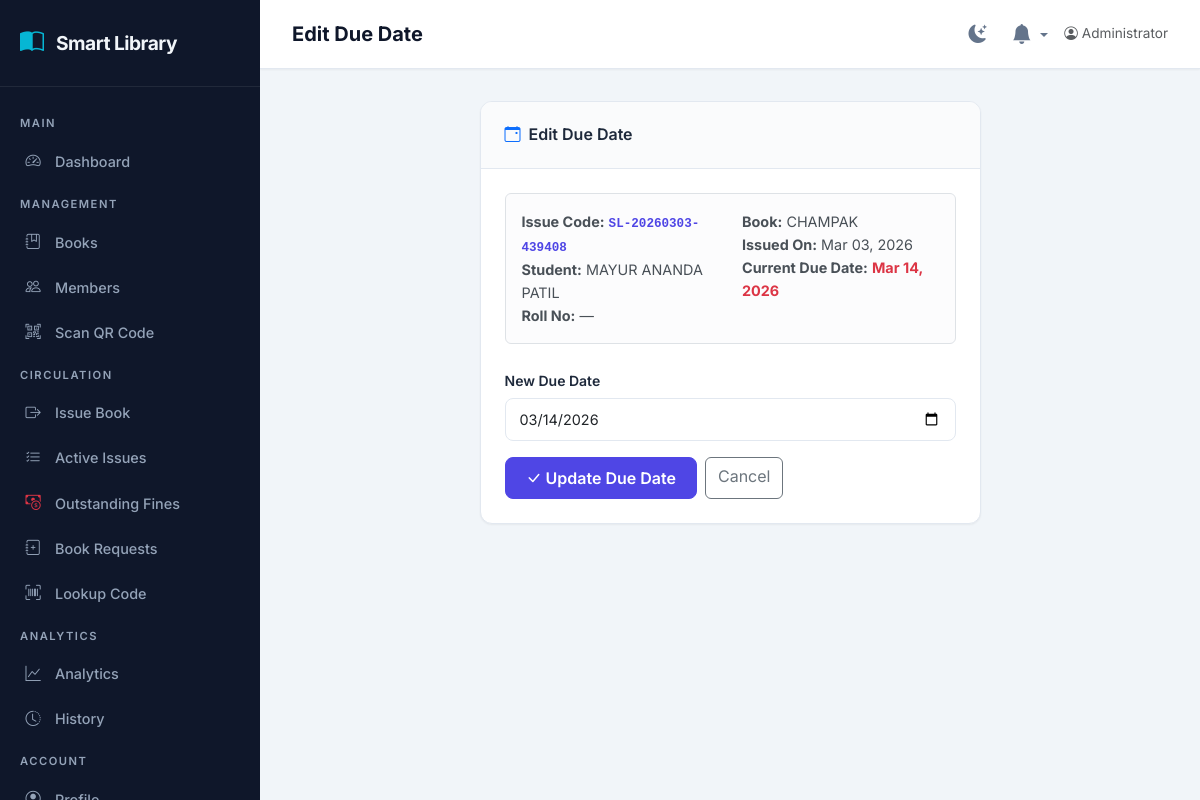
Page /admin/edit-due-date/3 (signed in) on the committed database.
### app/models.py (models this page shows, shortened)
class User(UserMixin, db.Model):
    __tablename__ = 'users'
    id = db.Column(db.Integer, primary_key=True)
    name = db.Column(db.String(120), nullable=False)
    email = db.Column(db.String(120), unique=True, nullable=False, index=True)
    password_hash = db.Column(db.String(256), nullable=False)
    role = db.Column(db.String(20), nullable=False, default='user', index=True)
    status = db.Column(db.String(20), nullable=False, default='active', index=True)
    created_at = db.Column(db.DateTime, nullable=False, default=datetime.utcnow)
    last_active_at = db.Column(db.DateTime, nullable=True)
    roll_number = db.Column(db.String(50), nullable=True, index=True)
    phone = db.Column(db.String(20), nullable=True)
    division = db.Column(db.String(20), nullable=True)
    department = db.Column(db.String(100), nullable=True)
    semester = db.Column(db.Integer, nullable=True)
    issued_books = db.relationship('IssuedBook', backref='user', lazy='dynamic')
    saved_books = db.relationship('SavedBook', backref='user', lazy='dynamic', cascade='all, delete-orphan')
    reviews = db.relationship('Review', backref='user', lazy='dynamic', cascade='all, delete-orphan')
    book_requests = db.relationship('BookRequest', backref='requester', lazy='dynamic', cascade='all, delete-orphan')
    @property
    def is_admin(self):
        return self.role and self.role.strip().lower() == 'admin'

class IssuedBook(db.Model):
    __tablename__ = 'issued_books'
    id = db.Column(db.Integer, primary_key=True)
    issue_code = db.Column(db.String(20), unique=True, nullable=False, index=True)
    user_id = db.Column(db.Integer, db.ForeignKey('users.id'), nullable=False, index=True)
    book_id = db.Column(db.Integer, db.ForeignKey('books.id'), nullable=False, index=True)
    copy_id = db.Column(db.Integer, db.ForeignKey('book_copies.id'), nullable=True, index=True)
    issue_date = db.Column(db.DateTime, nullable=False, default=datetime.utcnow)
    due_date = db.Column(db.DateTime, nullable=False, index=True)
    return_date = db.Column(db.DateTime, nullable=True)
    status = db.Column(db.String(20), nullable=False, default='issued', index=True)
    fine_amount = db.Column(db.Float, nullable=False, default=0.0)
    fine_paid = db.Column(db.Boolean, nullable=False, default=False)
    notified_due_soon = db.Column(db.Boolean, nullable=False, default=False)

class Book(db.Model):
    __tablename__ = 'books'
    id = db.Column(db.Integer, primary_key=True)
    access_number = db.Column(db.String(50), nullable=True, index=True)
    title = db.Column(db.String(255), nullable=False, index=True)
    author = db.Column(db.String(255), nullable=False, index=True)
    category = db.Column(db.String(100), nullable=False, index=True)
    publication = db.Column(db.String(255), nullable=False, default='Unknown')
    total_copies = db.Column(db.Integer, nullable=False, default=1)
    available_copies = db.Column(db.Integer, nullable=False, default=1)
    image_url = db.Column(db.String(500), nullable=True)  # Cloudinary secure URL
    image_public_id = db.Column(db.String(255), nullable=True)  # For deleting/replacing images
    created_at = db.Column(db.DateTime, nullable=False, default=datetime.utcnow)
    copies = db.relationship('BookCopy', backref='book', lazy='dynamic', cascade='all, delete-orphan')
    issued_records = db.relationship('IssuedBook', backref='book', lazy='dynamic')
    saved_by = db.relationship('SavedBook', backref='book', lazy='dynamic', cascade='all, delete-orphan')
    reviews = db.relationship('Review', backref='book', lazy='dynamic', cascade='all, delete-orphan')
    __table_args__ = (
        db.CheckConstraint('total_copies >= 0', name='ck_total_copies_non_negative'),
        db.CheckConstraint('available_copies >= 0', name='ck_available_copies_non_negative'),
        db.CheckConstraint('available_copies <= total_copies', name='ck_available_lte_total'),
    )

### app/routes/admin.py (the view, shortened to what this page needs)
@admin_bp.route('/edit-due-date/<int:issue_id>', methods=['GET', 'POST'])
@admin_required
def edit_due_date(issue_id):
    issued = IssuedBook.query.get_or_404(issue_id)
    if issued.status == 'returned':
        flash('Cannot edit due date of a returned book.', 'danger')
        return redirect(url_for('admin.issued_books'))
    form = EditDueDateForm()
    return render_template('admin/edit_due_date.html', issued=issued, form=form)

### app/forms.py
class EditDueDateForm(FlaskForm):
    due_date = StringField('New Due Date', validators=[
        DataRequired(message='Due date is required.')
    ])
    submit = SubmitField('Update Due Date')

### app/models.py (called while the page is built)
@login_manager.user_loader
def load_user(user_id):
    return User.query.get(int(user_id))

### app/routes/admin.py (called while the page is built)
@admin_bp.before_request
@login_required
def before_request():
    from datetime import datetime
    if current_user.is_authenticated:
        current_user.last_active_at = datetime.utcnow()
        db.session.commit()

### app/templates/admin/edit_due_date.html (shortened to what this page needs)
{% extends "admin/layout.html" %}
{% block page_title %}Edit Due Date{% endblock %}
{% block content %}
<div class="row justify-content-center">
    <div class="col-lg-7">
        <div class="card-olms">
            <div class="card-header-olms">
                <i class="bi bi-calendar-event text-primary"></i> Edit Due Date
            </div>
            <div class="card-body">
                <div class="alert alert-light border mb-4" style="font-size:.9rem;">
                    <div class="row">
                        <div class="col-sm-6">
                            <strong>Issue Code:</strong>
                            <code style="color:var(--primary); font-weight:600;">{{ issued.issue_code }}</code><br>
                            <strong>Student:</strong> {{ issued.user.name }}<br>
                            <strong>Roll No:</strong> {{ issued.user.roll_number or '—' }}
                        </div>
                        <div class="col-sm-6">
                            <strong>Book:</strong> {{ issued.book.title }}<br>
                            <strong>Issued On:</strong> {{ issued.issue_date.strftime('%b %d, %Y') }}<br>
                            <strong>Current Due Date:</strong>
                            <span class="{{ 'text-danger fw-bold' if issued.status == 'overdue' }}">
                                {{ issued.due_date.strftime('%b %d, %Y') }}
                            </span>
                        </div>
                    </div>
                </div>
                <form method="POST" novalidate>
                    <div class="mb-3">
                        <label for="due_date" class="form-label fw-semibold">New Due Date</label>
                        <input type="date"
                            class="form-control form-control-lg{{ ' is-invalid' if form.due_date.errors }}"
                            id="due_date" name="due_date" value="{{ issued.due_date.strftime('%Y-%m-%d') }}"
                            min="{{ issued.issue_date.strftime('%Y-%m-%d') }}">
                    </div>
                    <div class="d-flex gap-2">
                        <button type="submit" class="btn btn-primary">
                            <i class="bi bi-check-lg me-1"></i>Update Due Date
                        </button>
                        <a href="{{ url_for('admin.issued_books') }}" class="btn btn-outline-secondary">Cancel</a>
                    </div>
                </form>
            </div>
        </div>
    </div>
</div>
{% endblock %}

### app/templates/admin/layout.html (shortened to what this page needs)
{% extends "base.html" %}
{% block body %}
<div class="admin-wrapper">
    <aside class="sidebar" id="sidebar">
        <div class="sidebar-brand">
            <i class="bi bi-book-half"></i>
            <span>Smart Library</span>
        </div>
        <ul class="sidebar-nav">
            <li class="nav-section">Main</li>
            <li class="nav-item">
                <a href="{{ url_for('admin.dashboard') }}"><i class="bi bi-speedometer2"></i> Dashboard</a>
            </li>
            <li class="nav-section">Management</li>
            <li class="nav-item">
                <a href="{{ url_for('admin.books') }}"><i class="bi bi-journal-bookmark"></i> Books</a>
            </li>
            <li class="nav-item">
                <a href="{{ url_for('admin.users') }}"><i class="bi bi-people"></i> Members</a>
            </li>
            <li class="nav-item">
                <a href="{{ url_for('admin.scan_book') }}"><i class="bi bi-qr-code-scan"></i> Scan QR Code</a>
            </li>
            <li class="nav-section">Circulation</li>
            <li class="nav-item">
                <a href="{{ url_for('admin.issue_book') }}"><i class="bi bi-box-arrow-right"></i> Issue Book</a>
            </li>
            <li class="nav-item">
                <a href="{{ url_for('admin.issued_books') }}"><i class="bi bi-list-check"></i> Active Issues</a>
            </li>
            <li class="nav-item">
                <a class="nav-link {{ 'active' if request.endpoint == 'admin.fines' else '' }}"
                    href="{{ url_for('admin.fines') }}"><i class="bi bi-cash-coin text-danger"></i> Outstanding
                    Fines</a>
            </li>
            <li class="nav-item">
                <a class="nav-link {{ 'active' if request.endpoint == 'admin.book_requests' else '' }}"
                    href="{{ url_for('admin.book_requests') }}"><i class="bi bi-journal-plus"></i> Book Requests</a>
            </li>
            <li class="nav-item">
                <a class="nav-link {{ 'active' if request.endpoint == 'admin.lookup_code' else '' }}"
                    href="{{ url_for('admin.lookup_code') }}"><i class="bi bi-upc-scan"></i> Lookup Code</a>
            </li>
            <li class="nav-section">Analytics</li>
            <li class="nav-item">
                <a href="{{ url_for('admin.reports') }}"><i class="bi bi-graph-up"></i> Analytics</a>
            </li>
            <li class="nav-item">
                <a href="{{ url_for('admin.history') }}"><i class="bi bi-clock-history"></i> History</a>
            </li>
            <li class="nav-section">Account</li>
            <li class="nav-item">
                <a href="{{ url_for('admin.admin_profile') }}"><i class="bi bi-person-circle"></i> Profile</a>
            </li>
        </ul>
    </aside>
    <div class="admin-content">
        <header class="admin-topbar">
            <h1 class="page-title">{% block page_title %}Dashboard{% endblock %}</h1>
            <div class="d-flex align-items-center gap-3">
                <button class="theme-toggle-btn theme-toggle-click" title="Toggle theme">
                    <i class="bi bi-moon-stars-fill theme-toggle-icon"></i>
                </button>
                <div class="dropdown">
                    <a href="#" class="position-relative text-decoration-none dropdown-toggle" role="button"
                        data-bs-toggle="dropdown" aria-expanded="false" style="color: var(--text-secondary);"
                        id="notifDropdown">
                        <i class="bi bi-bell-fill" style="font-size: 1.25rem;"></i>
                    </a>
                </div>
                <span class="text-muted" style="font-size:.85rem;">
                    <i class="bi bi-person-circle me-1"></i>{{ current_user.name }}
                </span>
            </div>
        </header>
        <main class="admin-main">
            {% block content %}{% endblock %}
        </main>
    </div>
</div>
{% endblock %}

### app/static/css/style.css (style rules this page uses)
:root { --primary: #4f46e5; --primary-hover: #4338ca; --primary-light: #eef2ff; --secondary: #0f172a; --accent: #06b6d4; --accent-hover: #0891b2; --success: #10b981; --warning: #f59e0b; --danger: #ef4444; --bg-body: #f1f5f9; --bg-card: #ffffff; --bg-sidebar: #1e293b; --text-primary: #1e293b; --text-secondary: #64748b; --text-light: #94a3b8; --border-color: #e2e8f0; --shadow-sm: 0 1px 2px rgba(0, 0, 0, 0.05); --shadow-md: 0 4px 6px -1px rgba(0, 0, 0, 0.1); --shadow-lg: 0 10px 15px -3px rgba(0, 0, 0, 0.1); --radius: 0.75rem; --radius-sm: 0.5rem; --transition: all 0.2s ease; --sidebar-width: 260px; --font-family: 'Inter', -apple-system, BlinkMacSystemFont, 'Segoe UI', Roboto, sans-serif; }
* { box-sizing: border-box; }
body { font-family: var(--font-family); background: var(--bg-body); color: var(--text-primary); line-height: 1.6; min-height: 100vh; }
a { color: var(--primary); text-decoration: none; transition: var(--transition); }
.admin-wrapper { display: flex; min-height: 100vh; }
.sidebar { width: var(--sidebar-width); background: linear-gradient(180deg, var(--secondary) 0%, #0f172a 100%); color: #cbd5e1; position: fixed; top: 0; left: 0; bottom: 0; z-index: 1000; overflow-y: auto; transition: var(--transition); }
.sidebar-brand { padding: 1.5rem 1.25rem; border-bottom: 1px solid rgba(255, 255, 255, 0.08); display: flex; align-items: center; gap: 0.75rem; }
.sidebar-brand i { font-size: 1.5rem; color: var(--accent); }
.sidebar-brand span { font-weight: 700; font-size: 1.2rem; color: #f1f5f9; letter-spacing: -0.5px; }
.sidebar-nav { padding: 1rem 0; list-style: none; margin: 0; }
.sidebar-nav .nav-section { padding: 0.75rem 1.25rem 0.35rem; font-size: 0.7rem; text-transform: uppercase; letter-spacing: 1.5px; color: var(--text-light); font-weight: 600; }
.sidebar-nav .nav-item a { display: flex; align-items: center; gap: 0.75rem; padding: 0.65rem 1.25rem; color: #94a3b8; font-weight: 500; font-size: 0.9rem; border-left: 3px solid transparent; transition: var(--transition); }
.sidebar-nav .nav-item a i { width: 20px; text-align: center; font-size: 0.95rem; }
.admin-content { margin-left: var(--sidebar-width); flex: 1; min-height: 100vh; display: flex; flex-direction: column; }
.admin-topbar { background: var(--bg-card); padding: 1rem 2rem; border-bottom: 1px solid var(--border-color); display: flex; justify-content: space-between; align-items: center; box-shadow: var(--shadow-sm); }
.admin-topbar .page-title { font-weight: 700; font-size: 1.25rem; color: var(--secondary); margin: 0; }
.admin-main { padding: 2rem; flex: 1; }
.card-olms { background: var(--bg-card); border-radius: var(--radius); border: 1px solid var(--border-color); box-shadow: var(--shadow-sm); transition: var(--transition); overflow: hidden; }
.card-olms .card-header-olms { padding: 1.25rem 1.5rem; border-bottom: 1px solid var(--border-color); background: #fafbfc; font-weight: 600; font-size: 1rem; display: flex; align-items: center; gap: 0.5rem; }
.card-olms .card-body { padding: 1.5rem; }
.btn-primary { background: var(--primary) !important; border-color: var(--primary) !important; border-radius: var(--radius-sm); font-weight: 600; padding: 0.5rem 1.25rem; transition: var(--transition); }
.form-control, .form-select { border-radius: var(--radius-sm); border: 1.5px solid var(--border-color); padding: 0.6rem 0.875rem; font-size: 0.9rem; transition: var(--transition); }
.form-label { font-weight: 600; font-size: 0.875rem; color: var(--text-primary); margin-bottom: 0.35rem; }
.theme-toggle-btn { background: none; border: none; cursor: pointer; color: var(--text-secondary); padding: 0.4rem; border-radius: 50%; width: 36px; height: 36px; display: inline-flex; align-items: center; justify-content: center; transition: all 0.3s ease; position: relative; }
.theme-toggle-btn i { font-size: 1.15rem; transition: transform 0.4s cubic-bezier(0.34, 1.56, 0.64, 1); }

### rows in the picture
User: name "Administrator"
IssuedBook: issue_code "SL-20260303-439408", issue_date "Mar 03, 2026", due_date "Mar 14, 2026", due_date "03/14/2026"
User: user.name "MAYUR ANANDA PATIL", user "—"
Book: book "CHAMPAK"
